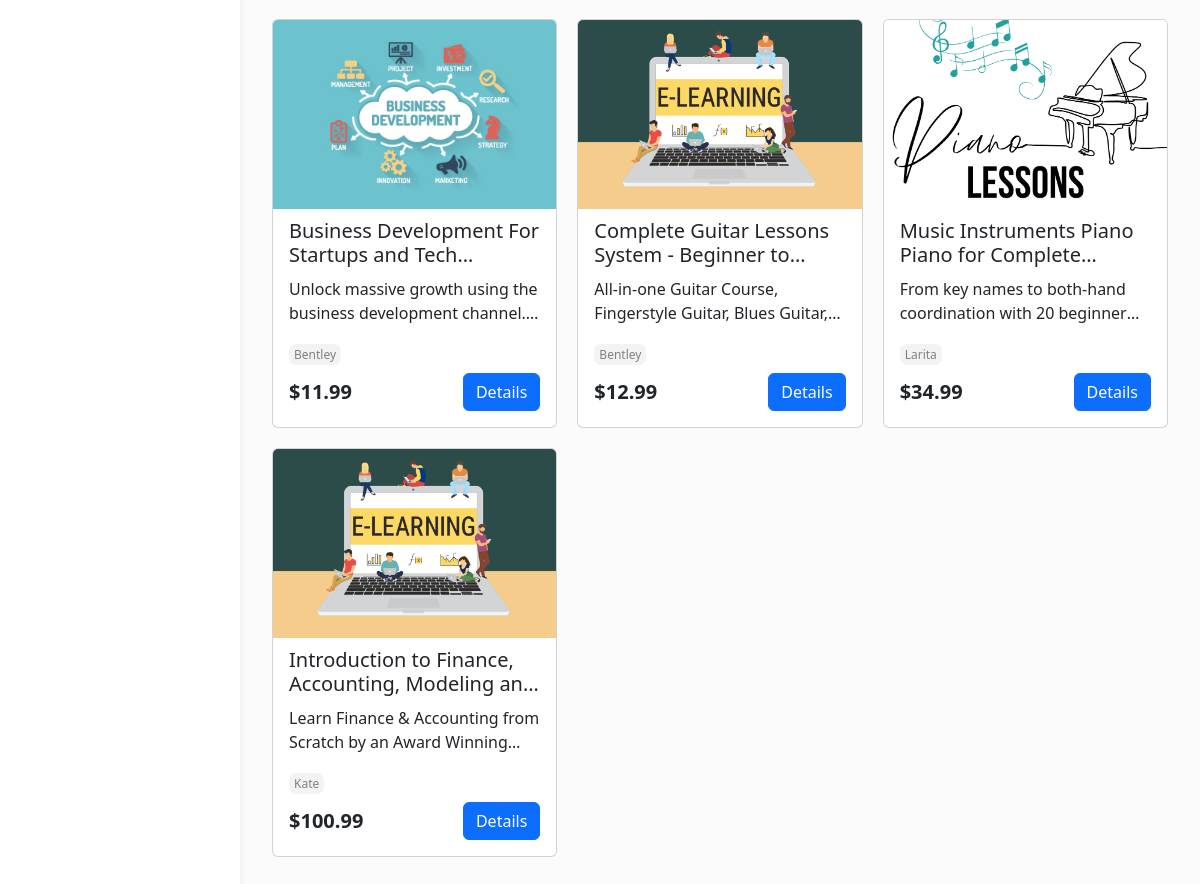
Page /courses/ (lower part) on the earlier database version.
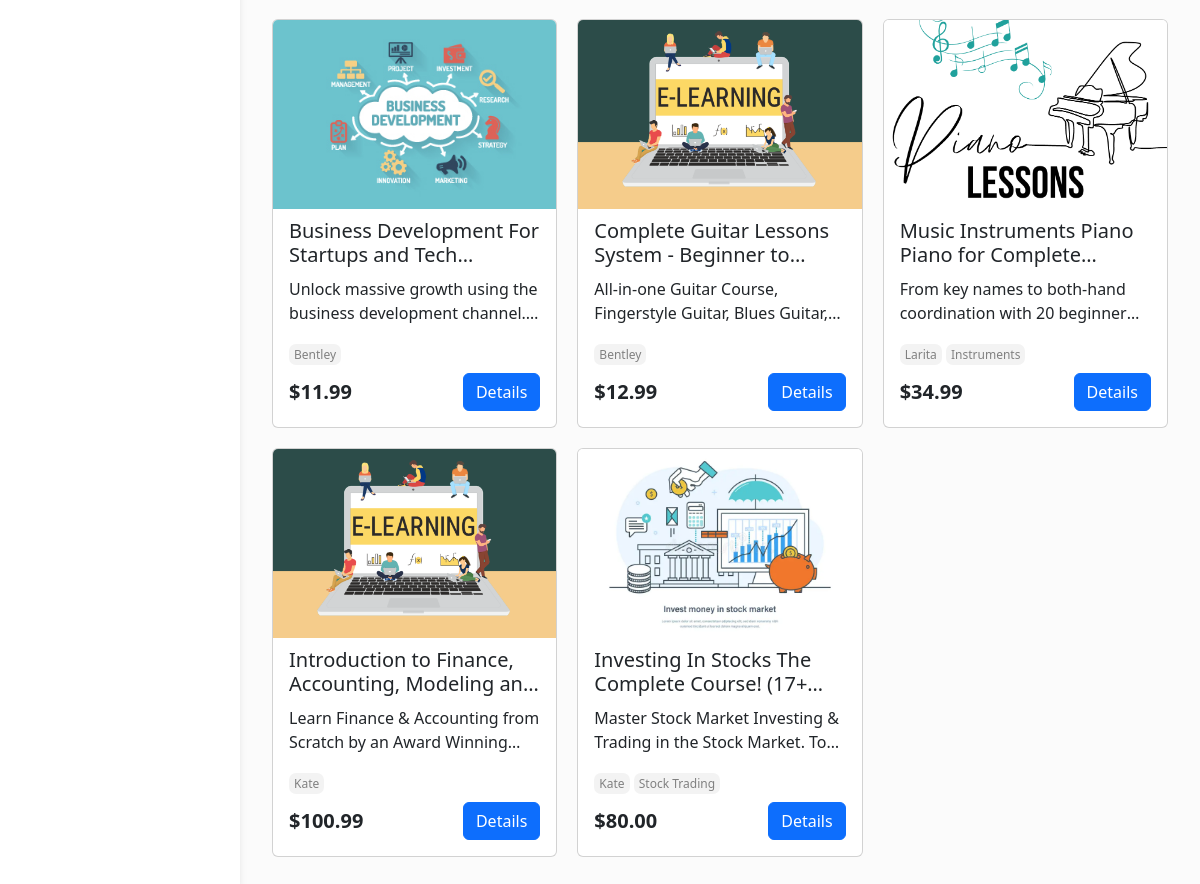
Same page on the later database version.
### courses/models.py (models this page shows, shortened)
class Course(models.Model):
  name = models.CharField(max_length=100)
  category = models.ForeignKey(Category, on_delete=models.SET_NULL, null=True)
  instructor = models.ForeignKey(Instructor, on_delete=models.SET_NULL, null=True, related_name='courses')
  price = models.DecimalField(max_digits=10, decimal_places=2)
  description = models.TextField()
  image = models.ImageField(blank=True, null=True, upload_to='images')
  published_date = models.DateField(auto_now_add=True)

class CourseTag(models.Model):
  course = models.ForeignKey(Course, on_delete=models.SET_NULL, null=True, related_name='tags')
  tag = models.ForeignKey(Tag, on_delete=models.SET_NULL, null=True, related_name='courses')

class Tag(models.Model):
  name = models.CharField(max_length=(100))

### users/models.py (models this page shows)
class Instructor(models.Model):
  name = models.CharField(max_length=100)
  age = models.IntegerField()
  email = models.EmailField()
  phone = models.CharField(max_length=20)
  address = models.CharField(max_length=150)
  salary = models.DecimalField(max_digits=10, decimal_places=2)
  def __str__(self):
    return self.name

### courses/views.py (the view)
# urls.py: path('courses/', views.Course_List, name='course_list'),
def Course_List(request):
  courses = Course.objects.all()
  categories = Category.objects.all()
  tags = Tag.objects.all()
  instructors = Instructor.objects.all()
  selected_category_id = request.GET.get('category')
  if selected_category_id:
    courses = courses.filter(category_id=selected_category_id)
  selected_tags = request.GET.getlist('tag')
  if selected_tags:
    for selected_tag in selected_tags:
      courses = courses.filter(tags__tag_id=selected_tag)
  selected_instructor_id = request.GET.get('instructor')
  if selected_instructor_id:
    courses = courses.filter(instructor_id=selected_instructor_id)
  context = {
    'courses': courses,
    'categories': categories,
    'tags': tags,
    'instructors': instructors,
    'selected_category_id': int(selected_category_id) if selected_category_id else None,
    'selected_tags': [int(t) for t in selected_tags],
    'selected_instructor_id': int(selected_instructor_id) if selected_instructor_id else None,
  }
  return render(request, 'courses/list.html', context)

### courses/templates/courses/list.html (shortened to what this page needs)
{% extends 'base.html' %}
{%block content %}
  <div class="px-4">
    <div class="card-container">
      {% for course in courses %}
        <div class="card">
          <div class="card-img">
            {% if course.image %}
              <img src="{{ course.image.url }}" class="card-img-top object-fit-cover" alt="{{ course.name }}">
            {% else %}
              <img src="/media/images/e-learning.png" class="card-img-top object-fit-cover" alt="default-image">
            {% endif %}
          </div>
          <div class="px-3 pb-3">
            <h5 class="card-title limit-to-2-lines">{{course.name}}</h5>
            <div class="mb-3 limit-to-2-lines">{{course.description}}</div>
            <div>
              <div class="card-instructor">{{course.instructor}}</div>
              {% for course_tag in course.tags.all  %}
                <div class="card-instructor">{{course_tag.tag.name}}</div>
              {% endfor %}
            </div>
            <div class="d-flex align-items-center mt-2">
              <div class="flex-grow-1 fw-semibold fs-5">${{course.price}}</div>
              <a href="{% url 'courses:course_detail' course.id %}" class="btn btn-primary">Details</a>
            </div>
          </div>
        </div>
      {% endfor %}
    </div>
  </div>
{% endblock content %}

### templates/base.html (shortened to what this page needs)
<!DOCTYPE html>
<html lang="en">
  <head>
    {% load static %}
    <link
      href="https://cdn.jsdelivr.net/npm/bootstrap@5.3.7/dist/css/bootstrap.min.css"
      rel="stylesheet"
    />
    <link
      rel="stylesheet"
      href="https://cdn.jsdelivr.net/npm/bootstrap-icons@1.11.3/font/bootstrap-icons.css"
    />
    <link
      rel="stylesheet"
      href="https://cdnjs.cloudflare.com/ajax/libs/font-awesome/6.5.0/css/all.min.css"
    />
    <link rel="stylesheet" href="{% static 'css/style.css' %}" />
  </head>
  <body>
    <header>
      <nav
        id="sidebarMenu"
        class="collapse d-lg-block sidebar collapse bg-white"
      >
      </nav>
    </header>
    <main style="margin-top: 35px">
      <div class="container py-4 px-2">
        {% block content %} {% endblock content %}
      </div>
    </main>
    {% load django_browser_reload %}
  </body>
</html>

### static/css/style.css (style rules this page uses)
body { background-color: #fbfbfb; }
@media (min-width: 991.98px) { main { padding-left: 240px; } }
.sidebar { position: fixed; top: 0; bottom: 0; left: 0; padding: 58px 0 0; box-shadow: 0 2px 5px 0 rgb(0 0 0 / 5%), 0 2px 10px 0 rgb(0 0 0 / 5%); width: 240px; z-index: 600; }
.limit-to-2-lines { display: -webkit-box; -webkit-line-clamp: 2; -webkit-box-orient: vertical; overflow: hidden; }
.card-container { display: grid; grid-template-columns: repeat(3, 1fr); gap: 20px; padding: 10px 0; }
.card-container > .card { display: flex; flex-direction: column; }
.card-img { display: flex; justify-content: center; align-items: center; }
.card-img > img { aspect-ratio: 3/2; object-fit: cover; border-top-left-radius: 5px; border-top-right-radius: 5px; }
.card-title { height: 60px; padding: 10px 0; }
.card-instructor { display: inline; background-color: #f3f3f3; color: gray; font-size: 12px; border-radius: 7px; padding: 2px 5px; }

Differences in the rows shown:
added CourseTag: tag.name "Instruments", shown under Course "Music Instruments Piano Piano for…"
added Course: image (picture), name "Investing In Stocks The Complete Course!…", description "Master Stock Market Investing & Trading in the Stock Market.…", instructor "Kate", price "80.00"
added CourseTag: tag.name "Stock Trading", shown under "Kate"
